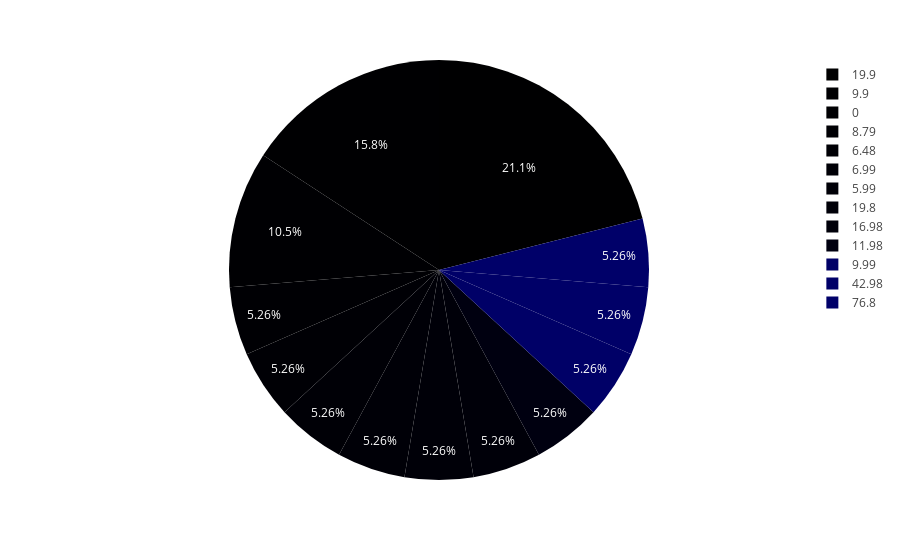

Notebook source saved alongside this figure:
### Code cell
df['precos'].value_counts()
df['produto'].value_counts()
px.pie(df, "precos")

### Figure 1 — Plotly figure (JSON) as saved in the notebook; plotly's stock layout.template omitted (floating-point values rounded to 4 significant figures)
{"data": [{"domain": {"x": [0, 1], "y": [0, 1]}, "hovertemplate": "precos=%{label}<extra></extra>", "labels": [8.79, 6.48, 6.99, 5.99, 19.9, 19.9, 19.9, 19.9, 19.8, 9.9, 9.9, 16.98, 11.98, 9.9, 9.99, 42.98, 76.8, 0, 0], "legendgroup": "", "name": "", "showlegend": true, "type": "pie"}], "layout": {"legend": {"tracegroupgap": 0}, "margin": {"t": 60}}}
